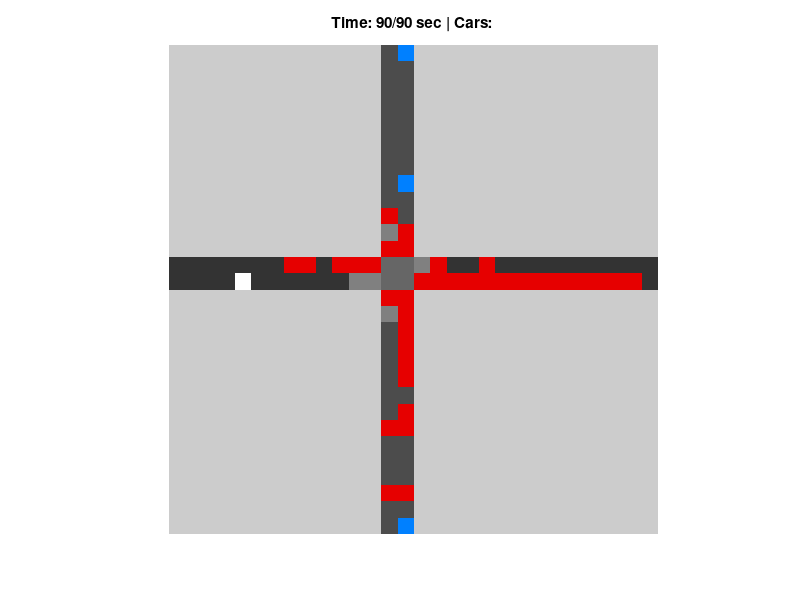

Source code (MATLAB):
% This program aims to create a traffic flow simulator

% Version 6 is developed to focus on a basic intersection 
% without any of the previous features (traffic lights, user input) such
% that a basline for an intersection is developed that can be tweaked in later
% versions for the older features to be readded.

%P.S really hard to implement everything (traffic lights, user input) in
%just one version with an intersection hence a split like this was
%developed.

clear; clc; close all;

% Inputs
gridSize = [30 30];
numCarsPerMin = 15;
simTime = 90;
carSpawnRate = numCarsPerMin / 60;

% Create a cross-shaped road with two lanes (two-way roads)
roadGrid = zeros(gridSize);
roadDirections = zeros(gridSize); % 1 = east-west, 2 = north-south
centerRow = ceil(gridSize(1)/2);
centerCol = ceil(gridSize(2)/2);

% Horizontal road (two lanes - two-way road)
roadGrid(centerRow-1:centerRow, :) = 1; % Two lanes
roadDirections(centerRow-1:centerRow, :) = 1; % East-west

% Vertical road (two lanes - two-way road)
roadGrid(:, centerCol-1:centerCol) = 2; % Two lanes
roadDirections(:, centerCol-1:centerCol) = 2; % North-south

% Mark intersections
roadGrid(centerRow-1:centerRow, centerCol-1:centerCol) = 3;
roadDirections(centerRow-1:centerRow, centerCol-1:centerCol) = 3;

% Initialize grid for car positions
% 0 = empty, 1 = right car, -1 = left car, 2 = down car, -2 = up car
grid = zeros(gridSize);

% Define a minimum car spacing (in cells)
minCarSpacing = 2;

% Custom colormap
cmap = [
    0.8 0.8 0.8; % 1: background (light gray)
    0.2 0.2 0.2; % 2: horizontal road
    0.3 0.3 0.3; % 3: vertical road
    0.4 0.4 0.4; % 4: intersection
    1 1 1;       % 5: right/left car (white)
    0 0.5 1;     % 6: down/up car (blue)
    0.9 0 0;     % 7: collision (red)
    0.5 0.5 0.5  % 8: stop line
];

% Initialize visualization
visualGrid = ones(gridSize);
figure('Name', 'Traffic Simulation', 'Position', [100 100 700 700]);
h = imshow(visualGrid, cmap, 'InitialMagnification', 'fit');
axis off;
title('Traffic Simulation with Two-Way Roads');

% Define movement directions
directionOffsets = [
    0 1;   % 1: Right-moving car
    0 -1;  % -1: Left-moving car
    1 0;   % 2: Down-moving car
    -1 0   % -2: Up-moving car
];

% Add stop lines near intersections
stopLinePositions = [];
[intersectRows, intersectCols] = find(roadGrid == 3);
for i = 1:length(intersectRows)
    r = intersectRows(i);
    c = intersectCols(i);
    
    % Add stop lines in all four directions (if there's a road)
    directions = [[-1 0]; [0 1]; [1 0]; [0 -1]]; % N, E, S, W
    for d = 1:4
        nr = r + 2*directions(d, 1);
        nc = c + 2*directions(d, 2);
        
        if nr >= 1 && nr <= gridSize(1) && nc >= 1 && nc <= gridSize(2)
            if (d == 1 || d == 3) && roadGrid(nr, nc) == 2 % N-S road
                stopLinePositions = [stopLinePositions; nr nc];
            elseif (d == 2 || d == 4) && roadGrid(nr, nc) == 1 % E-W road
                stopLinePositions = [stopLinePositions; nr nc];
            end
        end
    end
end
% Create a car ID system
nextCarID = 1;
carIDs = zeros(gridSize);

% Main simulation loop
for t = 1:simTime
    % Build the visual grid
    visualGrid = ones(gridSize);
    
    % Add roads
    visualGrid(roadGrid == 1) = 2; % Horizontal roads
    visualGrid(roadGrid == 2) = 3; % Vertical roads
    visualGrid(roadGrid == 3) = 4; % Intersections
    
    % Add stop lines
    for i = 1:size(stopLinePositions, 1)
        r = stopLinePositions(i, 1);
        c = stopLinePositions(i, 2);
        visualGrid(r, c) = 8; % Stop line
    end
    
    % Find all cars
    [carRows, carCols] = find(grid ~= 0);
    allCars = [];
    
    for i = 1:length(carRows)
        r = carRows(i);
        c = carCols(i);
        carType = grid(r, c);
        carID = carIDs(r, c);
        
        % Determine direction index
        dirIdx = find([1, -1, 2, -2] == carType);
        allCars = [allCars; carID, r, c, carType, dirIdx];
    end
    
    % Initialize new grid for next step
    newGrid = zeros(size(grid));
    newCarIDs = zeros(size(carIDs));
    
    % Track positions that will be occupied
    occupiedPositions = zeros(gridSize);
    
    % First pass: check if cars can move
    carMoves = zeros(size(allCars, 1), 3); % [row, col, should_move]
    
    for i = 1:size(allCars, 1)
        carID = allCars(i, 1);
        r = allCars(i, 2);
        c = allCars(i, 3);
        carType = allCars(i, 4);
        dirIdx = allCars(i, 5);
        
        % Get movement direction
        dr = directionOffsets(dirIdx, 1);
        dc = directionOffsets(dirIdx, 2);
        
        % Next position
        nr = r + dr;
        nc = c + dc;
        
        % Default: don't move
        carMoves(i, :) = [r, c, 0];
        
        % Check if next position is valid
        if nr >= 1 && nr <= gridSize(1) && nc >= 1 && nc <= gridSize(2) && roadGrid(nr, nc) > 0
            % Check if at stop line
            atStopLine = false;
            for sl = 1:size(stopLinePositions, 1)
                if r == stopLinePositions(sl, 1) && c == stopLinePositions(sl, 2)
                    atStopLine = true;
                    break;
                end
            end
            
            % Check if next cell is intersection
            nextIsIntersection = roadGrid(nr, nc) == 3;
            
            % Simple intersection rules:
            % 1. Stop at stop lines
            % 2. Wait if another car is at the intersection
            if atStopLine
                % Check if any car is in the intersection
                carInIntersection = false;
                for j = 1:size(allCars, 1)
                    ir = allCars(j, 2);
                    ic = allCars(j, 3);
                    if roadGrid(ir, ic) == 3  % Car is in intersection
                        carInIntersection = true;
                        break;
                    end
                end
                
                if carInIntersection
                    carMoves(i, :) = [r, c, 0]; % Stay in place
                    continue;
                end
            end
            
            % Check for cars ahead to maintain spacing
            carInFront = false;
            for j = 1:size(allCars, 1)
                if i ~= j && allCars(j, 4) == carType  % Same car type/direction
                    otherR = allCars(j, 2);
                    otherC = allCars(j, 3);
                    
                    % Calculate distance based on direction
                    if abs(carType) == 1  % Horizontal movement
                        if dr > 0 && otherC > c && otherC - c < minCarSpacing && otherR == r
                            carInFront = true;
                            break;
                        elseif dr < 0 && otherC < c && c - otherC < minCarSpacing && otherR == r
                            carInFront = true;
                            break;
                        end
                    else  % Vertical movement
                        if dc > 0 && otherR > r && otherR - r < minCarSpacing && otherC == c
                            carInFront = true;
                            break;
                        elseif dc < 0 && otherR < r && r - otherR < minCarSpacing && otherC == c
                            carInFront = true;
                            break;
                        end
                    end
                end
            end
            
            % Move only if there's no car directly in front
            if ~carInFront
                carMoves(i, :) = [nr, nc, 1]; % Move to next position
            else
                carMoves(i, :) = [r, c, 0]; % Stay in place
            end
        else
            carMoves(i, :) = [-1, -1, -1]; % Mark for removal
        end
    end
    
    % Second pass: apply moves
    for i = 1:size(allCars, 1)
        moveRow = carMoves(i, 1);
        moveCol = carMoves(i, 2);
        shouldMove = carMoves(i, 3);
        carID = allCars(i, 1);
        carType = allCars(i, 4);
        
        % Skip cars that have exited
        if shouldMove == -1
            continue;
        end
        
        % Check if destination is already occupied
        if occupiedPositions(moveRow, moveCol) == 0
            newGrid(moveRow, moveCol) = carType;
            newCarIDs(moveRow, moveCol) = carID;
            occupiedPositions(moveRow, moveCol) = 1;
        else
            % Try original position as backup
            r = allCars(i, 2);
            c = allCars(i, 3);
            
            if occupiedPositions(r, c) == 0
                newGrid(r, c) = carType;
                newCarIDs(r, c) = carID;
                occupiedPositions(r, c) = 1;
            end
            % If no position available, car is lost (simplification)
        end
    end
    
    % Update grid for next iteration
    grid = newGrid;
    carIDs = newCarIDs;
    
    % Spawn new cars at edges with two-way logic
    % Left edge - right-moving cars on upper lane
    for r = centerRow-1:centerRow-1
        if roadGrid(r, 1) == 1 && rand < carSpawnRate && grid(r, 1) == 0
            grid(r, 1) = 1; % Right-moving car
            carIDs(r, 1) = nextCarID;
            nextCarID = nextCarID + 1;
        end
    end
    
    % Right edge - left-moving cars on lower lane
    for r = centerRow:centerRow
        if roadGrid(r, gridSize(2)) == 1 && rand < carSpawnRate && grid(r, gridSize(2)) == 0
            grid(r, gridSize(2)) = -1; % Left-moving car
            carIDs(r, gridSize(2)) = nextCarID;
            nextCarID = nextCarID + 1;
        end
    end
    
    % Top edge - down-moving cars on left lane
    for c = centerCol-1:centerCol-1
        if roadGrid(1, c) == 2 && rand < carSpawnRate && grid(1, c) == 0
            grid(1, c) = 2; % Down-moving car
            carIDs(1, c) = nextCarID;
            nextCarID = nextCarID + 1;
        end
    end
    
    % Bottom edge - up-moving cars on right lane
    for c = centerCol:centerCol
        if roadGrid(gridSize(1), c) == 2 && rand < carSpawnRate && grid(gridSize(1), c) == 0
            grid(gridSize(1), c) = -2; % Up-moving car
            carIDs(gridSize(1), c) = nextCarID;
            nextCarID = nextCarID + 1;
        end
    end
    
    % Update visualization with cars
    for r = 1:gridSize(1)
        for c = 1:gridSize(2)
            if grid(r, c) ~= 0
                carType = grid(r, c);
                
                % Apply colors based on direction
                if abs(carType) == 1  % Horizontal movement
                    visualGrid(r, c) = 5; % White
                else  % Vertical movement
                    visualGrid(r, c) = 6; % Blue
                end
            end
        end
    end
    
    % Check for 
    collisionCount = 0;
    for r = 1:gridSize(1)
        for c = 1:gridSize(2)
            if grid(r, c) ~= 0
                count = 0;
                for dr = -1:1
                    for dc = -1:1
                        nr = r + dr;
                        nc = c + dc;
                        if nr >= 1 && nr <= gridSize(1) && nc >= 1 && nc <= gridSize(2) && grid(nr, nc) ~= 0
                            count = count + 1;
                        end
                    end
                end
                
                if count > 1
                    visualGrid(r, c) = 7; % Mark collision
                    collisionCount = collisionCount + 1;
                end
            end
        end
    end
    
    set(h, 'CData', visualGrid);
    
    statusStr = sprintf('Time: %d/%d sec | Cars: %d | Passed: %d (%.1f%%) | : %d', ...
        t, simTime);
    title(statusStr);
    
    drawnow;
    pause(0.6); % Animation speed
end